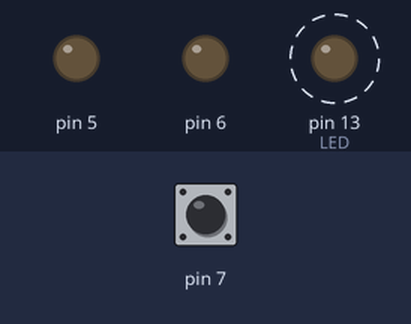
This program was run on a simulated Arduino Uno, built with avr-gcc and run on an emulated ATmega328P. Parts: output pins drawn as LEDs (lit = HIGH). Dashed ring = blinking. Inputs (shaded band) come from the test bench; at power-on: pin 7 HIGH. What the program prints to the serial monitor is not drawn.

Above: at 0.4 s.
Timing chart, 0 to 3.0 s (numbered marks = the images above):
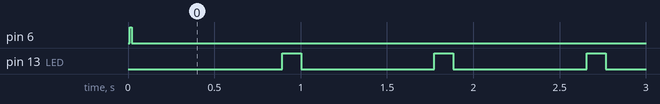

Measured:
- by itself, pin 6: LOW → HIGH at 0.01 s, → LOW 0.01 s later
- by itself, pin 13 (LED): alternates HIGH for 0.11 s and LOW for 0.77 s

The program:

main.cpp
```cpp
#include <Arduino.h>

#include <util/atomic.h>

#include "config.h"
#include "i2c_comms.h"
#include "MotorValve.h"
#include "Solenoids.h"

uint32_t t_last_loop_us, t_last_rxd_control;

uint8_t led_mask = 0b00000001;
uint8_t loop_count = 0;

MotorValve fuel_press_valve(FUEL_PRESS_PWM,
                            FUEL_PRESS_DIR,
                            FUEL_PRESS_ENCA,
                            FUEL_PRESS_ENCB,
                            FUEL_PRESS_LIMIT,
                            FUEL_PRESS_ENCODER_MAX);
MotorValve main_ox_valve(OX_MAIN_PWM,
                         OX_MAIN_DIR,
                         OX_MAIN_ENCA,
                         OX_MAIN_ENCB,
                         OX_MAIN_LIMIT,
                         OX_MAIN_ENCODER_MAX);
Solenoids solenoids;

void runLED();

void setup()
{
  pinMode(LED, OUTPUT);
  digitalWrite(LED, HIGH); //if LED stays on, we're hanging in setup() somewhere

  initI2C();
  fuel_press_valve.init();
  main_ox_valve.init();
  solenoids.init();

  Serial.begin(125000);
  Serial.println("slave");

  digitalWrite(LED, LOW);
}

void loop()
{
  if ((micros() - t_last_loop_us) > LOOP_PERIOD_US) //main loop runs at high freq. (~100Hz)
  {
    t_last_loop_us = micros(); //first thing!

    //I2C interrupts cannot occur during copying of received control data into the status data
    //otherwise, part of the status data would contain data from before the interrupt, and part would contain new data from after the interrupt
    //nasty undefined behavior ensues
    //basically this wrapper makes sure all the code inside executes "like it were one instruction" (of course it is really many)
    //supposedly ATOMIC_RESTORESTATE makes sure the interrupt eventually runs once the block is done. I'm skeptical.
    ATOMIC_BLOCK(ATOMIC_RESTORESTATE)
    {
      status.fuel_press_valve.goal_pos = control_rx.fuel_press_valve_goal_pos;
      status.main_ox_valve.goal_pos = control_rx.main_ox_valve_goal_pos;
      status.solenoids = control_rx.solenoids;
    }

    if (just_rxd_control)
    {
      t_last_rxd_control = millis();
      connected = true;
      just_rxd_control = false;
    }

    if (connected)
    {
      //if no comms for a certain amount of time
      if (millis() - t_last_rxd_control > CMD_TIMEOUT_PERIOD)
      {
        connected = false;
      }
    }
    else
    {
      //if connection is lost, direct valves to a known safe position:
      status.fuel_press_valve.goal_pos = 0;             //don't pressurize fuel tank
      status.main_ox_valve.goal_pos = 0;                //don't let ox into engine
      status.solenoids.engine_vent_valve_close = false; //vent pressurant from fuel tank through engine
      status.solenoids.main_fuel_valve_open = false;    //don't let fuel into engine
    }

    fuel_press_valve.run(&status.fuel_press_valve);
    main_ox_valve.run(&status.main_ox_valve);
    solenoids.run(&status.solenoids);
    runLED();

    ATOMIC_BLOCK(ATOMIC_RESTORESTATE)
    {
      memcpy((void *)(&status_tx), (void *)(&status), sizeof(Status_t));
    }
  }
}

void runLED()
{
  //LED flash pattern
  if (loop_count > 10)
  {
    loop_count = 0;
    if (led_mask == 0b10000000)
    {
      led_mask = 0b00000001;
    }
    else
    {
      led_mask = led_mask << 1; //shift the one-bit in the LED flashing mask one left each loop
    }

    bool led_on = (connected ? LED_CONNECTED : LED_DISCONNECTED) & led_mask;
    digitalWrite(LED, led_on);
  }
  loop_count++;
}
```

Encoder.h
```cpp
#pragma once
#include <stdint.h> //for datatypes

class Encoder
{
public:
    Encoder(uint8_t encA_pin, uint8_t encB_pin)
        : encA_pin(encA_pin),
          encB_pin(encB_pin){};
    void init();
    uint16_t getRawCount();
    void update();
    void zero();

private:
    uint8_t encA_pin, encB_pin;
    volatile uint16_t count;
    void increment(), decrement();
};
```

Motor.h
```cpp
#pragma once //only include header once on compilation
#include <stdint.h>

// enum DriveMode
// {
//     FORWARD,
//     REVERSE,
//     BRAKE, //outputs both high; motor acts as generator and locks in place
//     FREE   //outputs high-impedance; motor spins "freely" (it has a gearbox...)
// };

class Motor
{
public:
    Motor(uint8_t pwm_pin, uint8_t dir_pin)
        : pwm_pin(pwm_pin),
          dir_pin(dir_pin){};
    void init();
    //-100 (rev) ... 0 (brake) ... 100 (fwd)
    void setSpeed(int8_t speed);

private:
    uint8_t pwm_pin, dir_pin;
};
```

MotorValve.h
```cpp
#pragma once
#include "Motor.h"
#include "Encoder.h"
#include "i2c_comms.h"

class MotorValve
{
private:
    Motor motor;
    Encoder encoder;
    uint8_t limit_pin;
    uint16_t encoder_max;

    uint16_t t_move_start;
    uint8_t stopped_pos;

public:
    MotorValve(uint8_t pwm_pin, uint8_t dir_pin, uint8_t encA_pin, uint8_t encB_pin, uint8_t limit_pin, uint16_t encoder_max)
        : motor(pwm_pin, dir_pin),
          encoder(encA_pin, encB_pin),
          limit_pin(limit_pin),
          encoder_max(encoder_max){};
    void init();
    void run(MotorValveStatus_t *status);
};
```

Solenoids.h
```cpp
#pragma once
#include "i2c_comms.h"

class Solenoids
{
public:
    void init();
    void run(SolenoidValvesControl_t *control);
};
```

i2c_comms.h
```cpp
#pragma once
#include <Arduino.h>

enum I2CCommand_t
{
    CMD_NONE = 0, //used internally in code. do not send/receive to this cmd
    CMD_CONTROL = 1,
    CMD_STATUS = 2,
};

struct SolenoidValvesControl_t
{
    bool engine_vent_valve_close : 1;
    bool main_fuel_valve_open : 1;
};

struct MotorValveStatus_t
{
    uint8_t pos;
    uint8_t goal_pos;
    int8_t speed;
    struct LimitSwitchStatus_t
    {
        bool limit_switch : 1;
        bool has_homed : 1;
    } homing;
    struct MotorValveFaults_t
    {
        bool motor_stuck : 1;
        bool homing_timeout : 1;
        bool limit_switch_stuck : 1;
        bool motor_slip_encoder_drift : 1;
    } faults;
};

//these are the main structs we send on the I2C bus
struct Control_t
{
    uint8_t fuel_press_valve_goal_pos;
    uint8_t main_ox_valve_goal_pos;
    struct SolenoidValvesControl_t solenoids;
};

struct Status_t
{
    struct MotorValveStatus_t fuel_press_valve;
    struct MotorValveStatus_t main_ox_valve;
    struct SolenoidValvesControl_t solenoids;
};

//I2C
void initI2C();
void onI2CReceive(int);
void onI2CRequest(void);

extern bool connected, just_rxd_control;
extern enum I2CCommand_t last_cmd;

extern struct Status_t status;
extern uint8_t status_tx[sizeof(struct Status_t)]; //idk if this one needs to be volatile - the ISR only acceses it. can't hurt

extern struct Control_t control_rx;
```

Encoder.cpp
```cpp
#include "Encoder.h"
#include <Arduino.h>
#include "config.h"

// void encoderInterrupt()
// {
//     g_enc.update();
// }

void Encoder::init()
{
    pinMode(encA_pin, INPUT_PULLUP);
    pinMode(encB_pin, INPUT_PULLUP);
    //attachInterrupt(digitalPinToInterrupt(ENCA), encoderInterrupt, CHANGE);
}

void Encoder::increment()
{
    if (count < UINT16_MAX)
        count++;
}
void Encoder::decrement()
{
    if (count > 0)
        count--;
}

void Encoder::update()
{
    if (digitalRead(encA_pin))
    {
        //F0 (ENCA) rising interrupt. check ENCB to see whether rotation is fwd or rev
        if (digitalRead(encB_pin))
            decrement();
        else
            increment();
    }
    else
    {
        //falling interrupt
        if (digitalRead(encB_pin))
            increment();
        else
            decrement();
    }
}

uint16_t Encoder::getRawCount()
{
    //thread-safe?
    //count could be modified if a tick occurs during this function's execution
    //assume that the return is an atomic operation...
    return count;
}
void Encoder::zero()
{
    count = 0;
}
```

Motor.cpp
```cpp
#include "Motor.h"
#include "Arduino.h"

void Motor::init()
{
    pinMode(pwm_pin, OUTPUT);
    pinMode(dir_pin, OUTPUT);
}

void Motor::setSpeed(int8_t speed)
{
    if (speed > 100)
    {
        speed = 100;
    }
    else if (speed < -100)
    {
        speed = -100;
    }
    //scale abs(speed) from 0-100 to 0-255 analogWrite() range
    uint8_t pwm = (uint8_t)(abs(speed) * (255.0 / 100.0));

    //speed = 0 -> pwm = 0 -> both poles of motor tied low -> motor brakes
    analogWrite(pwm_pin, pwm);

    //dir_pin is high to rotate one way and low to rotate the other way
    digitalWrite(dir_pin, (speed > 0) ? HIGH : LOW);
}
```

MotorValve.cpp
```cpp
#include "MotorValve.h"
#include "Arduino.h"

void MotorValve::init()
{
    encoder.init();
    motor.init();
    pinMode(limit_pin, INPUT_PULLUP);
}

void MotorValve::run(MotorValveStatus_t *status)
{
    status->homing.limit_switch = digitalRead(limit_pin);
    status->pos = (uint8_t)((double)encoder.getRawCount() / encoder_max);

    //update warning flags
    status->faults.homing_timeout = (!status->homing.has_homed) && (millis() > (t_move_start + 5000));
    status->faults.limit_switch_stuck = (status->homing.limit_switch) && (status->pos != 0);

    //use encoder to figure out whether motor is actually rotating
    if (status->speed == 0)
    {
        stopped_pos = status->pos;
        t_move_start = millis();
    }
    uint8_t delta_pos = abs(status->pos - stopped_pos);
    //nonzero speed to driver but encoder doesn't rotate
    status->faults.motor_stuck = (status->speed != 0) && delta_pos < 5 && millis() - t_move_start > 500;
    //zero speed to driver (brake/lock) but encoder rotates
    status->faults.motor_slip_encoder_drift = (status->speed == 0) && delta_pos != 0;

    if (status->homing.has_homed)
    {
        //normal operation
        //control motor speed to move toward goal position
        //simple proportional control (for now)
        //TODO: implement PID pos. ctrl.
        motor.setSpeed(10 * (status->goal_pos - status->pos));
    }
    else
    {
        //we need to home the encoder
        //TODO: have valve move away from zero a bit, then close, to ensure full closure at 0-position
        motor.setSpeed(-100); //reverse to zero position
        if (status->homing.limit_switch)
        {
            status->homing.has_homed = true;
        }
    }
}
```

Solenoids.cpp
```cpp
#include "Solenoids.h"
#include "Arduino.h"
#include "config.h"

void Solenoids::init()
{
    pinMode(ENGINE_VENT_SOL, OUTPUT);
    pinMode(FUEL_MAIN_SOL, OUTPUT);
}

void Solenoids::run(SolenoidValvesControl_t *control)
{
    digitalWrite(ENGINE_VENT_SOL, control->engine_vent_valve_close);
    digitalWrite(FUEL_MAIN_SOL, control->main_fuel_valve_open);
}
```

i2c_comms.cpp
```cpp
#include <Arduino.h>
#include <Wire.h>
#include "i2c_comms.h"
#include "config.h"

void initI2C()
{
    //configure this device as an i2c slave
    Wire.onReceive(onI2CReceive);
    Wire.onRequest(onI2CRequest);
    Wire.begin(I2C_ADDR);
    //DISABLE pullups to 5V on I2C lines
    //in case we want to connect to a 3.3V device
    digitalWrite(SDA, LOW);
    digitalWrite(SCL, LOW);
}

void readArrayI2C(uint8_t array[], const uint8_t len)
{
    for (uint8_t i = 0; i < len; i++)
    {
        array[i] = Wire.read();
    }
}

void onI2CReceive(int num_bytes)
{
    // while (Wire.available())
    // {
    //   Serial.print(Wire.read(), HEX);
    //   Serial.print(" ");
    // }
    // Serial.println();

    if (!Wire.available())
        return;

    uint8_t cmd = Wire.read();
    //Serial.println(cmd);

    switch (cmd)
    {
    case CMD_CONTROL:
    {
        if (num_bytes != sizeof(Control_t) + 1)
        {
            break;
        }
        readArrayI2C((uint8_t *)&control_rx, sizeof(Control_t));
        last_cmd = CMD_CONTROL;
        just_rxd_control = true;
    }
    break;
    case CMD_STATUS:
        last_cmd = CMD_STATUS;
        break;
    default:
        last_cmd = CMD_NONE;
        break;
    }

    while (Wire.available())
    {
        Wire.read();
    }
}

void writeArrayI2C(const uint8_t array[], const uint8_t len)
{
    for (uint8_t i = 0; i < len; i++)
    {
        Wire.write(array[i]);
    }
}

void onI2CRequest(void)
{
    switch (last_cmd)
    {
    case CMD_STATUS:
        writeArrayI2C(status_tx, sizeof(Status_t));
        break;
    default:
        break;
    }
    last_cmd = CMD_NONE;
}

bool connected, just_rxd_control;
enum I2CCommand_t last_cmd;

struct Status_t status;
uint8_t status_tx[sizeof(struct Status_t)]; //idk if this one needs to be volatile - the ISR only acceses it. can't hurt

struct Control_t control_rx;
```

config.h
```cpp
#pragma once
#include <Arduino.h>

//I2C
const uint8_t I2C_ADDR = 0x44;
const uint32_t CMD_TIMEOUT_PERIOD = 2000;

const uint8_t DISCONNECT_GOAL_POS = 50;
const uint8_t OVERCURRENT_LEVEL_DA = 0;
const double OVERPRESSURE_LEVEL_DBAR = 0;
const double UNDERPRESSURE_LEVEL_DBAR = 0;

//PID
const uint32_t LOOP_PERIOD_US = 10000;
const double KP_POS = 100, KI_POS = 0, KD_POS = 0;
const double KP_PRESS = 1, KI_PRESS = 0, KD_PRESS = 0;
const uint32_t ENCODER_MAX_COUNT = 1000;

//Motors
#define FUEL_PRESS_ENCODER_MAX 100
#define OX_MAIN_ENCODER_MAX 100

//LED flash pattern
#define LED_DISCONNECTED 0b00000001
#define LED_CONNECTED 0b00001111

//Pins
#define LED 13

#define FUEL_PRESS_ENCA 2
#define FUEL_PRESS_ENCB 4
#define FUEL_PRESS_DIR 5
#define FUEL_PRESS_PWM 6
#define FUEL_PRESS_LIMIT 7

#define OX_MAIN_ENCA 2
#define OX_MAIN_ENCB 4
#define OX_MAIN_DIR 5
#define OX_MAIN_PWM 6
#define OX_MAIN_LIMIT 7

#define ENGINE_VENT_SOL 1
#define FUEL_MAIN_SOL 1
```
